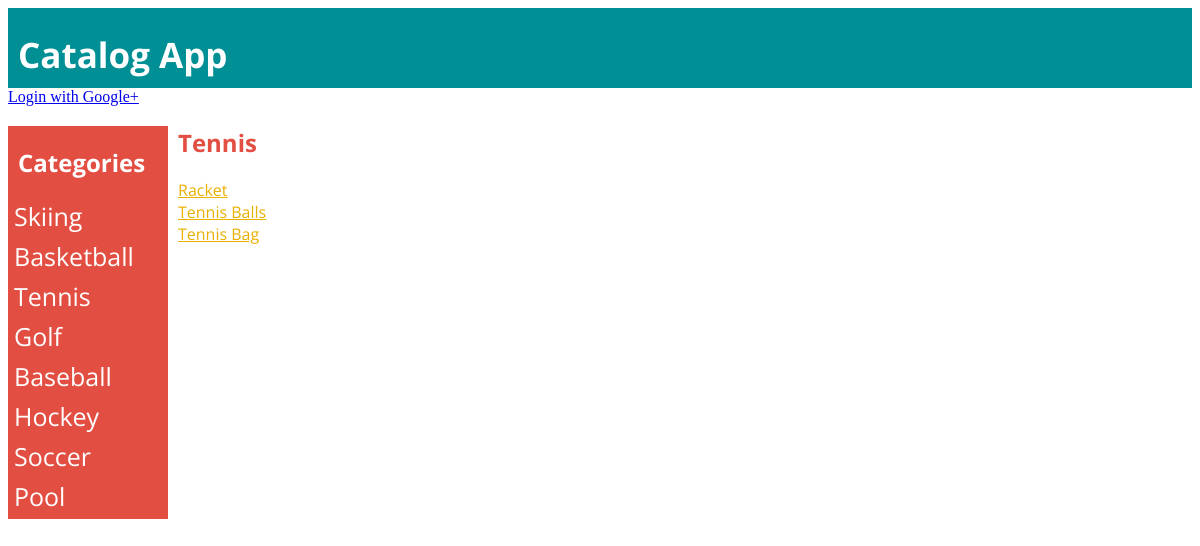
The app's page /categories/3/items/ with its own data.
### database_setup.py (models this page shows, shortened)
class Category(Base):
    __tablename__ = 'category'
    id = Column(Integer,primary_key=True)
    name = Column(String(250), nullable = False)

class Item(Base):
    __tablename__ = 'item'
    id = Column(Integer,primary_key=True)
    name = Column(String(250), nullable = False)
    description = Column(String(2000), nullable=False)
    user_id = Column(Integer, ForeignKey('user.id'))
    user = relationship(User)
    category_id = Column(Integer, ForeignKey('category.id'))
    category = relationship(Category)
    created_date = Column(DateTime, default=datetime.datetime.utcnow)

### catalog.py (the view)
@app.route('/categories/<int:category>/')
@app.route('/categories/<int:category>/items/')
def showItems(category):
    categories = session.query(Category).all()
    items = session.query(Item).filter_by(category_id=category).all()
    category = session.query(Category).filter_by(id=category).first()
    return render_template(
        "items.html",
        category=category,
        items=items,
        categories=categories,
        login_session=login_session)

### templates/items.html (shortened to what this page needs)
{% extends "layout.html" %}
{% block main %}
  <h2>{{category.name}}</h2>
  <div>
    {% for i in items %}
    <a href="{{url_for('showItem',item=i.id,category=category.id)}}">{{i.name}}</a><br>
    {% endfor %}
    <br><br>
  </div>
{% endblock %}

### templates/layout.html (shortened to what this page needs)
<!doctype html>
<html>
<head>
  <link rel="stylesheet" href="{{ url_for('static', filename='css/style.css') }}">
</head>
<body>
  <div class="topbar">
    <h1>Catalog App</h1>
  </div>
  {% if 'username' not in login_session: %}
  <a href="{{url_for('showLogin')}}" id="signin">
      Login with Google+
  </a>
  {% else: %}
  <a href="{{url_for('gdisconnect')}}" id="signout>">
      Logout
  </a>
  {% endif %}
  <div class="sidenav">
    <h2>Categories</h2>
    {% for j in categories %}
    <a href="{{url_for('showItems',category = j.id)}}">{{j.name}}</a>
    {% endfor %}
  </div>
  <div class="main">
  {% block main %}
  {% endblock %}
  </div>
</body>
</html>

### static/css/style.css (style rules this page uses)
.topbar { background-color: #008F95; overflow: hidden; color: white; height: 80px; padding-left: 10px; }
.topbar h1 { font-size: 35px; vertical-align: middle; font-family: 'Open Sans', sans-serif; }
.sidenav { width: 160px; position: fixed; z-index: 1; margin-top: 20px; background-color: #E24E42; overflow-x: hidden; padding-top: 0px; }
.sidenav a { padding: 0px 8px 6px 6px; text-decoration: none; font-size: 25px; color: white; display: block; font-family: 'Open Sans', sans-serif; }
.sidenav h2 { color: white; padding-left: 10px; padding-top: 0px; font-family: 'Open Sans', sans-serif; }
.main { margin-left: 160px; margin-top: 20px; padding: 0px 10px; color: #E9B000; font-family: 'Open Sans', sans-serif; }
.main h2 { color: #E24E42; }
.main a { color: #E9B000; }

### records on screen
Category: name "Skiing"
Category: name "Basketball"
Category: name "Tennis"
Category: name "Golf"
Category: name "Baseball"
Category: name "Hockey"
Category: name "Soccer"
Category: name "Pool"
Item: name "Racket"
Item: name "Tennis Balls"
Item: name "Tennis Bag"
